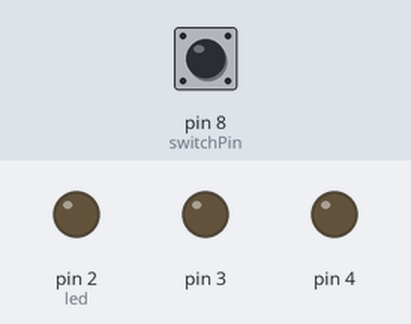
Recording of a sketch running on a simulated Arduino Uno, built with avr-gcc and run on an emulated ATmega328P. On the bench: output pins drawn as LEDs (lit = HIGH). The test bench sets the inputs (shaded band); at power-on: pin 8 (switchPin) HIGH.

Above: at 22.4 s.
22.5 s: pin 8 (switchPin) pulled LOW for 0.15 s
At 26.5 s:
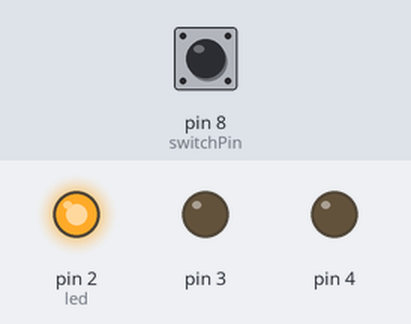
27.1 s: pin 8 (switchPin) pulled LOW for 1 s
At 34.8 s:
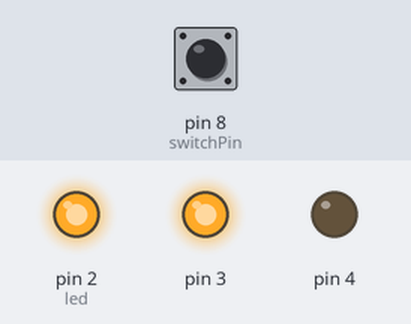
At 38.3 s:
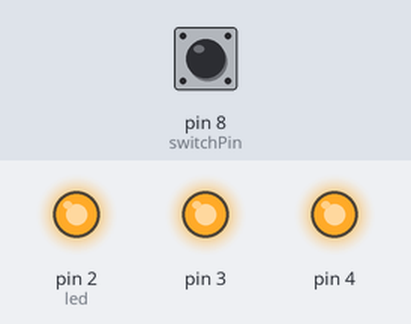
Timing chart, 0 to 41.6 s (numbered marks = the images above; inputs shaded):
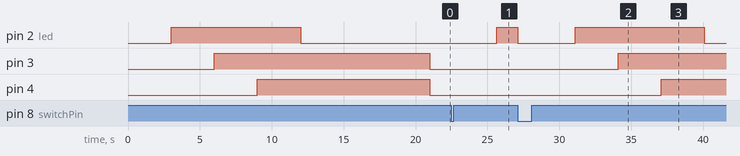

Measured:
- after the input at 22.5 s, pin 2 (led): LOW → HIGH after 3.2 s instead of 1.5 s; pin 3: stays LOW (without the input it goes to HIGH after 4.5 s)
- after the input at 27.1 s, pin 2 (led): HIGH → LOW after 0.00 s instead of 7.6 s; pin 3: LOW → HIGH after 7.0 s instead of 1.6 s; pin 4: LOW → HIGH after 10.0 s instead of 4.6 s

The sketch:

clessidra.ino
```cpp
const int switchPin = 8;

unsigned long previousTime = 0;

int switchState = 0;
int prevSwitchState = 0;

int led = 2;

long interval = 1000 * 3;

void setup() {
  for (int i = 2; i < 5; i++) {
    pinMode(i, OUTPUT);
  }

  pinMode(switchPin, INPUT);
}

void loop() {
  unsigned long currentTime = millis();

  if (currentTime - previousTime > interval) {
    previousTime = currentTime;
    digitalWrite(led, HIGH);
    if (led == 5) {
      digitalWrite(2, LOW);
    }
    led++;
  }

  switchState = digitalRead(switchPin);

  if (switchState != prevSwitchState) {
    for (int i = 2; i < 5; i++) {
      digitalWrite(i, LOW);
    }
    led = 2;
    previousTime = currentTime;
  }
  prevSwitchState = switchState;
}
```
